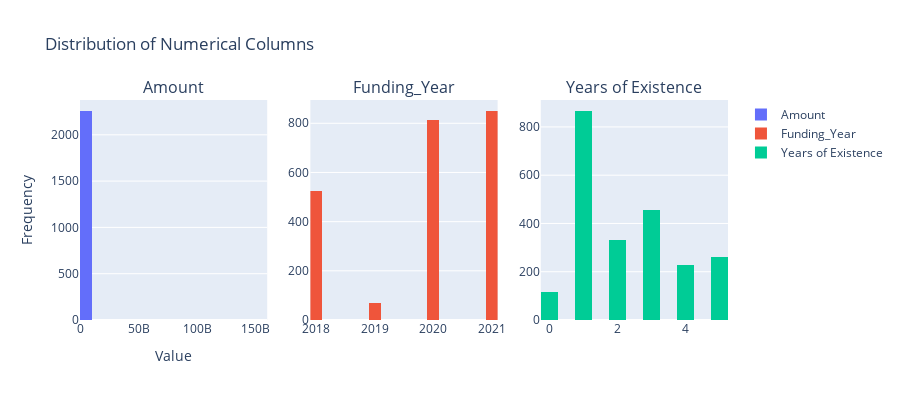

Here is the notebook cell this chart was saved with:
### Markdown cell above
#### Univariate analysis for categorical columns

### Code cell
# Summary statistics for numerical columns
numerical_summary = df.describe()
# Create a figure with subplots for each numerical column
fig = make_subplots(rows=1, cols=len(numerical_summary.columns) - 1, subplot_titles=numerical_summary.columns[1:])
# Iterate over numerical columns and add histograms to subplots
for i, column in enumerate(numerical_summary.columns[1:], start=1):  # Start from the second column
    fig.add_trace(go.Histogram(x=df[column], nbinsx=20, name=column), row=1, col=i)

# Update the layout
fig.update_layout(title='Distribution of Numerical Columns',
                  xaxis_title='Value',
                  yaxis_title='Frequency',
                  height=400,  # Set the height of the figure
                  width=900)  # Set the width of the figure

# Show the plot 
fig.show()

### Figure 1 — Plotly figure (JSON) as saved in the notebook; plotly's stock layout.template omitted (floating-point values rounded to 4 significant figures; data arrays with more than 128 entries replaced by an {"elided": "..."} marker saying what was removed)
{"data": [{"name": "Amount", "nbinsx": 20, "type": "histogram", "x": {"elided": "2258 int values"}, "xaxis": "x", "yaxis": "y"}, {"name": "Funding_Year", "nbinsx": 20, "type": "histogram", "x": {"elided": "2258 int values"}, "xaxis": "x2", "yaxis": "y2"}, {"name": "Years of Existence", "nbinsx": 20, "type": "histogram", "x": {"elided": "2258 int values"}, "xaxis": "x3", "yaxis": "y3"}], "layout": {"annotations": [{"font": {"size": 16}, "showarrow": false, "text": "Amount", "x": 0.1444, "xanchor": "center", "xref": "paper", "y": 1, "yanchor": "bottom", "yref": "paper"}, {"font": {"size": 16}, "showarrow": false, "text": "Funding_Year", "x": 0.5, "xanchor": "center", "xref": "paper", "y": 1, "yanchor": "bottom", "yref": "paper"}, {"font": {"size": 16}, "showarrow": false, "text": "Years of Existence", "x": 0.8556, "xanchor": "center", "xref": "paper", "y": 1, "yanchor": "bottom", "yref": "paper"}], "height": 400, "title": {"text": "Distribution of Numerical Columns"}, "width": 900, "xaxis": {"anchor": "y", "domain": [0, 0.2889], "title": {"text": "Value"}}, "xaxis2": {"anchor": "y2", "domain": [0.3556, 0.6444]}, "xaxis3": {"anchor": "y3", "domain": [0.7111, 1]}, "yaxis": {"anchor": "x", "domain": [0, 1], "title": {"text": "Frequency"}}, "yaxis2": {"anchor": "x2", "domain": [0, 1]}, "yaxis3": {"anchor": "x3", "domain": [0, 1]}}}
